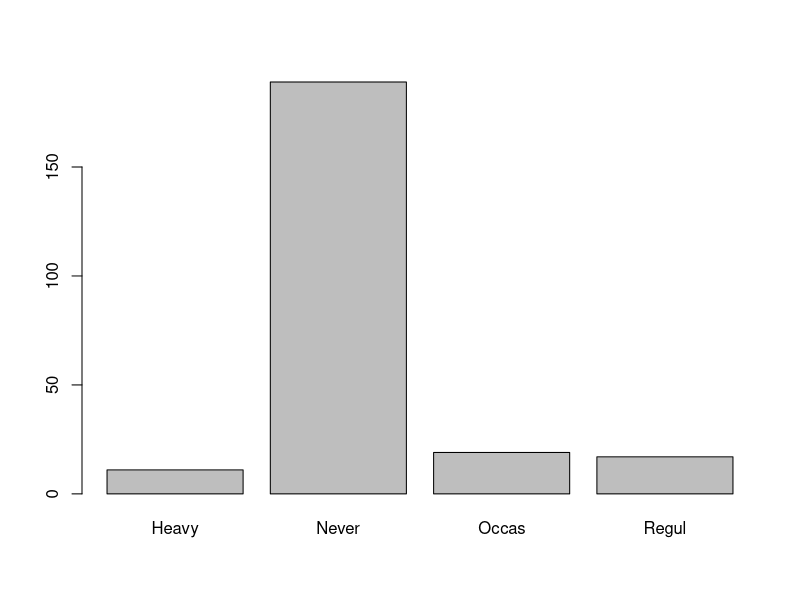
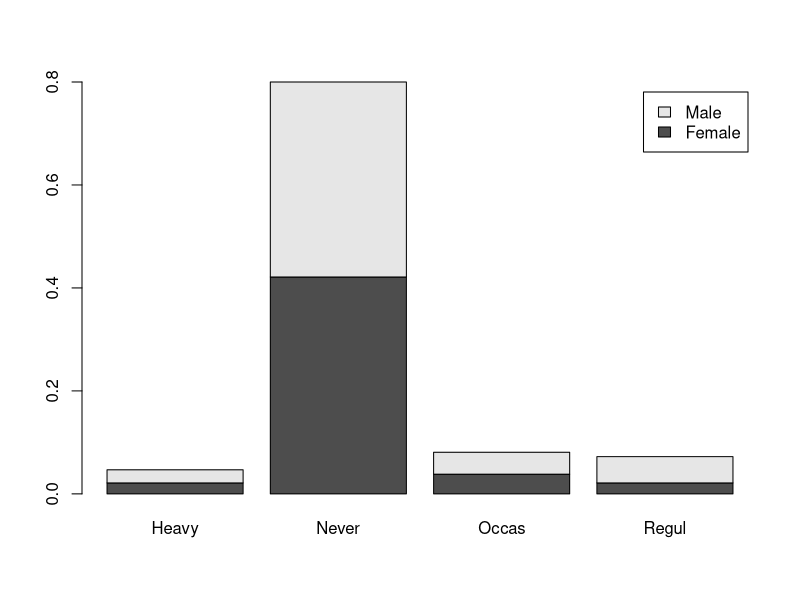
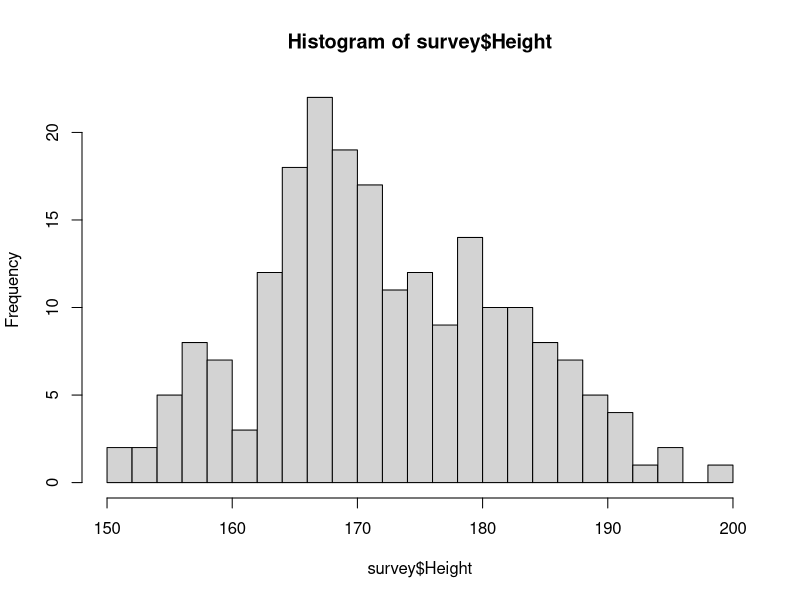
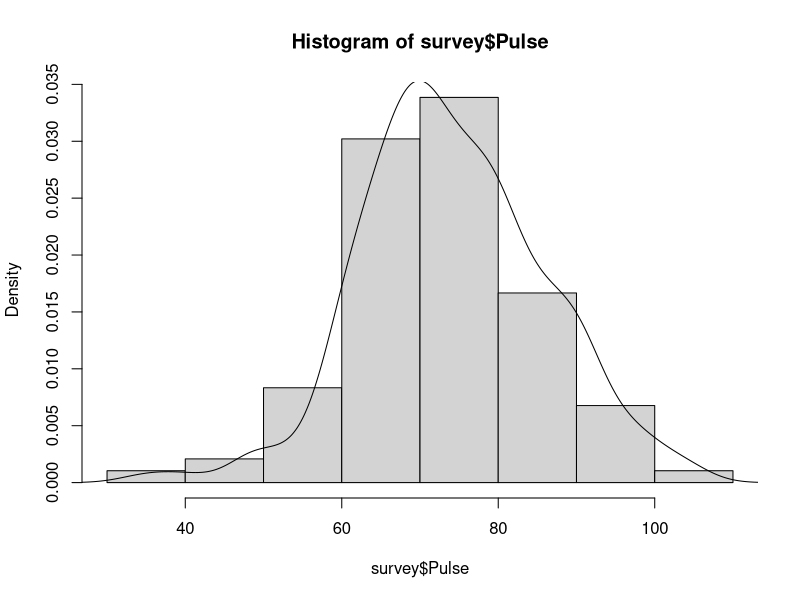
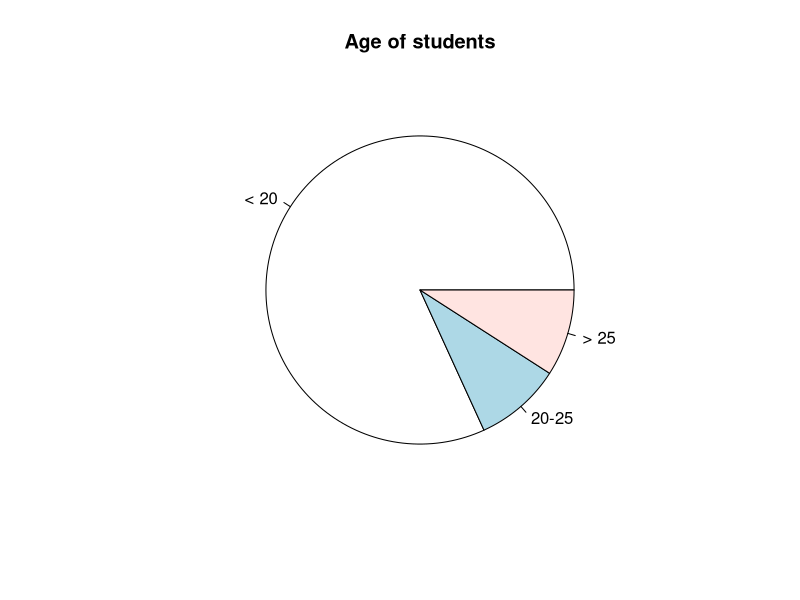
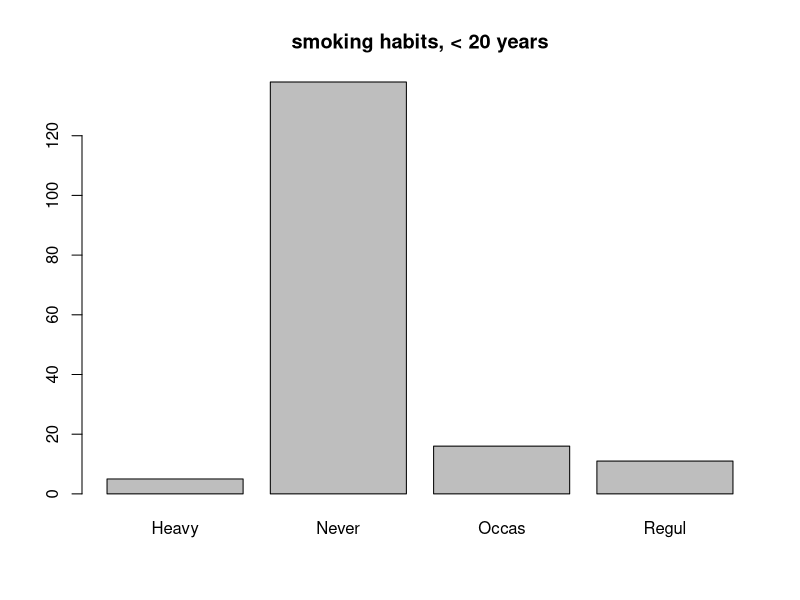
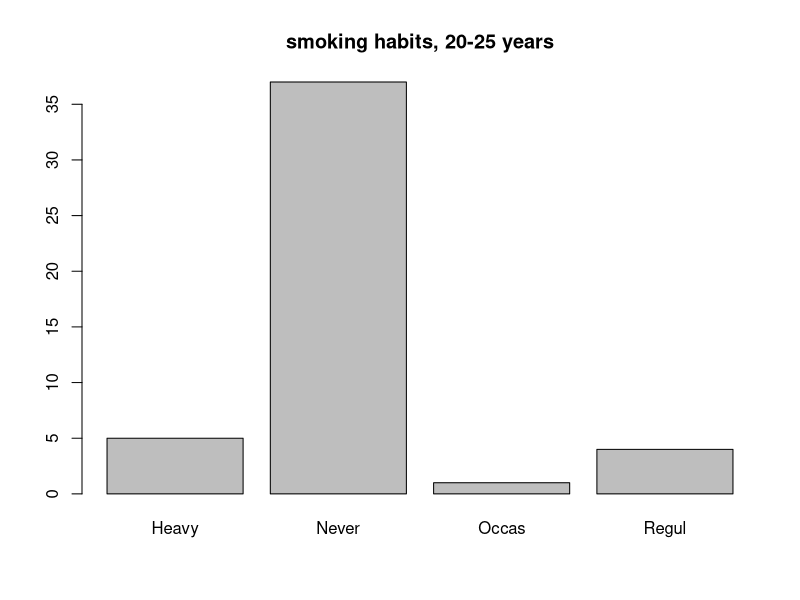
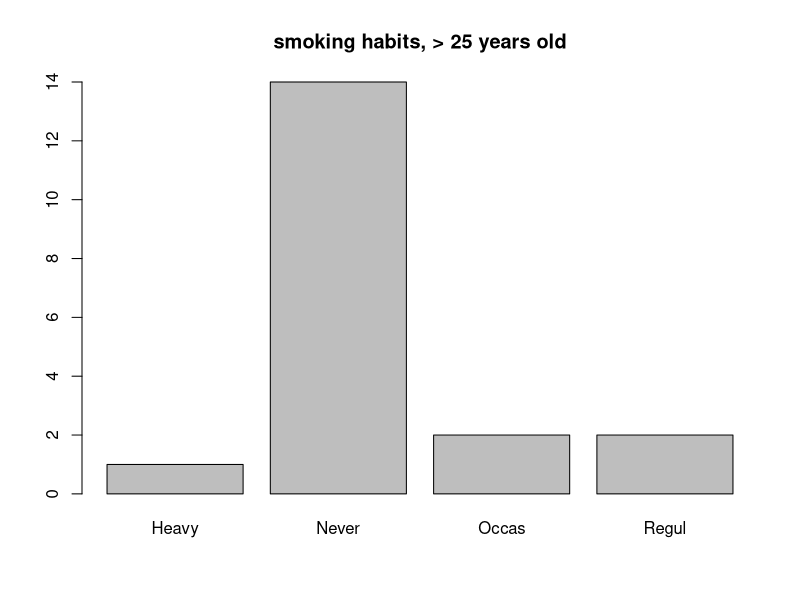

These charts were generated, in order, by the following R code:
## ---- chunk 1
knitr::opts_chunk$set(echo = TRUE)
## ---- chunk 2
library(MASS)

#намираме първо всички стойности в колоната Smoke
unique(survey$Smoke)

#Задача 1

#а) - вероятноста случайно избран човек да е редовен пушач:

#броя на хората за които Smoke != N/A
n_people = nrow(survey[!is.na(survey$Smoke),])

sum(survey$Smoke == 'Regul', na.rm = TRUE)/n_people

#втори начин:
table = prop.table(table(survey$Smoke),)
table['Regul']


#б) - вероятността случайно избран човек да е мъж и редовен пушач

maleSmokers = sum(survey$Smoke == 'Regul' & survey$Sex == 'Male', na.rm = TRUE)

maleSmokers/(sum(!is.na(survey$Sex) & !is.na(survey$Smoke)))

#втори начин
table = prop.table(table(survey$Sex,survey$Smoke),)
table['Male', 'Regul']


#в) - вероятността случайно избран мъж да е редовен пушач

#броят на всички мъже 
maleNumber = sum(survey$Sex == 'Male' & !is.na(survey$Smoke), na.rm = TRUE)
maleSmokers/maleNumber

#втори начин
table = prop.table(table(survey$Sex,survey$Smoke), 1)
table['Male', 'Regul']


#г) - вероятноста случайно избран редовен пушач да е мъж

#броят на всички редовни пушачи
regulCount = sum(survey$Smoke == 'Regul', na.rm = TRUE)
maleSmokers/regulCount

#втори начин
table = prop.table(table(survey$Sex,survey$Smoke), 2)
table['Male','Regul']


#Зад 2
#барплот на броя на типовете пушачи
barplot(table(survey$Smoke))

#пушене в зависимост от пола
table = prop.table(table(survey$Sex,survey$Smoke),)
barplot(table, legend.text = TRUE)

#Зад 3
#некви статистики
summary(survey$Height)
heightMean = mean(survey$Height, na.rm = TRUE)
heightSd = sd(survey$Height, na.rm = TRUE)


maleHeights = survey[survey$Sex == 'Male', 'Height']
summary(maleHeights)
sd(maleHeights, na.rm = TRUE)

femaleHeights = survey[survey$Sex == 'Female', 'Height']
summary(femaleHeights)
sd(femaleHeights, na.rm = TRUE)

#каква част от студентите се различават от ср. височина с <= 1 стандартно отклонение?
sum(abs(survey$Height - heightMean) <= heightSd, na.rm = TRUE)/sum(!is.na(survey$Height))

#Зад 4
hist(survey$Height, breaks = 20)

#Зад 5
#хистограма на пулса на студентите
hist(survey$Pulse, prob = TRUE)

#графика плътността на разпределението на пулса 
lines(density(survey$Pulse, na.rm = TRUE))

#Зад 6
group1 = survey[survey$Age < 20,]
group2 = survey[survey$Age >= 20 & survey$Age < 25,]
group3 = survey[survey$Age >= 25,]

pie(x = c(nrow(group1), nrow(group3), nrow(group3)), labels = c('< 20', '20-25', '> 25'), main = 'Age of students')

barplot(table(group1$Smoke), main = 'smoking habits, < 20 years')
barplot(table(group2$Smoke), main = 'smoking habits, 20-25 years')
barplot(table(group3$Smoke), main = 'smoking habits, > 25 years old')
